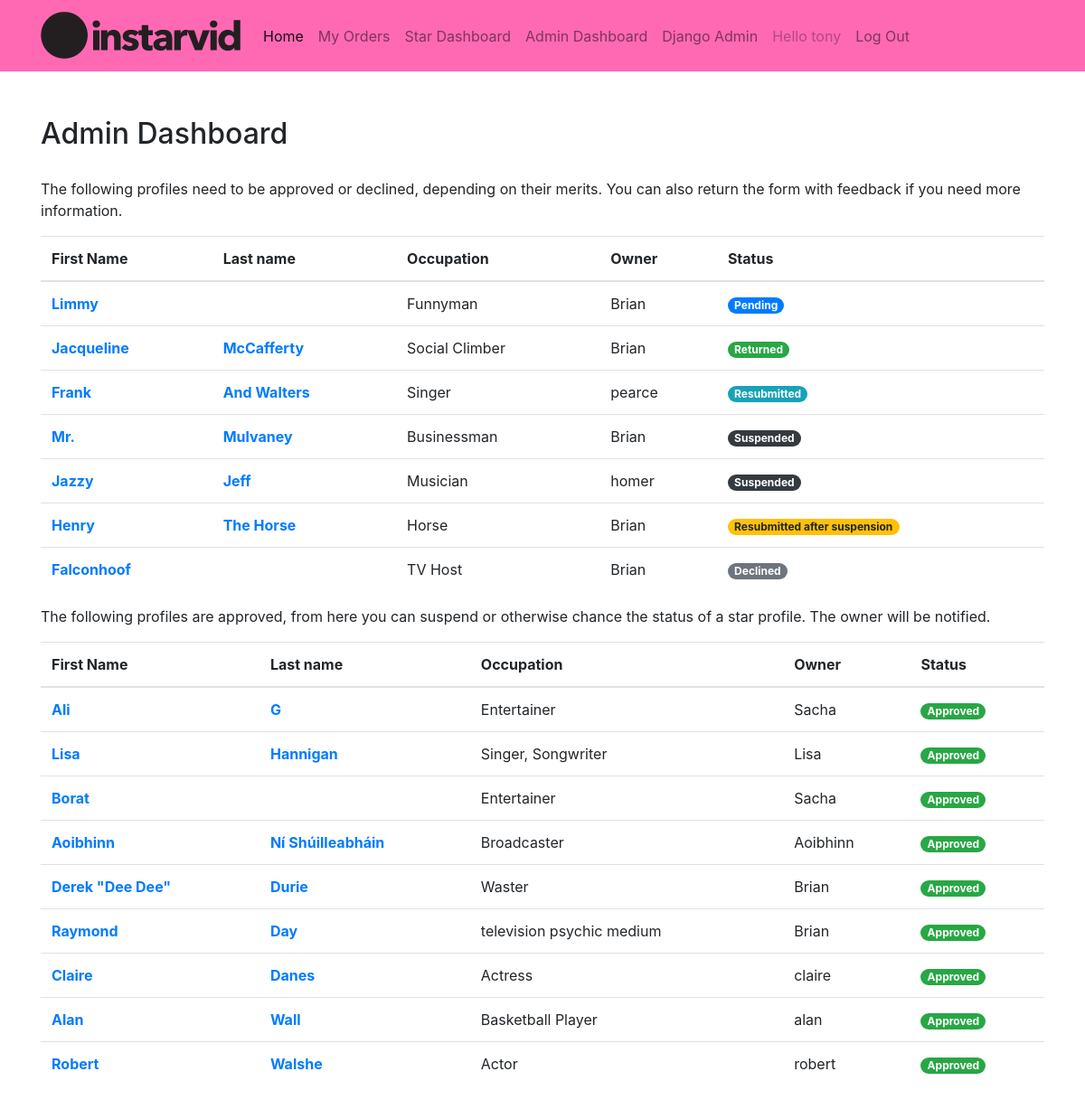
The app's page /admindashboard (signed in) with its own data.
### stars/models.py (models this page shows, shortened)
class Star(models.Model):
    firstname = models.CharField(max_length=32)
    lastname = models.CharField(max_length=32, blank=True)
    price = models.IntegerField()
    occupation = models.CharField(max_length=32)
    owner = models.ForeignKey(User, null=True, blank=True,
                              on_delete=models.SET_NULL, related_name="owned_by")
    username = models.CharField(max_length=32)
    cover = models.ImageField(upload_to='images/')
    application_letter = models.TextField(blank=True)
    STATUS_CHOICES = [
        ('APPROVED', 'Approved'),
        ('RETURNED', 'Returned with request for further details'),
        ('RESUBMITTED', 'Resubmitted'),
        ('SUSPENDED', 'Suspended'),
        ('RESUB_SUSPENDED', 'Resubmitted after being suspended'),
        ('DECLINED', 'Declined'),
        ('RESUB_DECLINED', 'Resubmitted after being declined'),
        ('PENDING', 'Pending'),
    ]
    status = models.CharField(
        max_length=32,
        choices=STATUS_CHOICES,
        default='PENDING',
    )
    reason_for_status_change = models.TextField(blank=True)

### stars/views.py (the view)
# urls.py: path("admindashboard", views.admindashboard, name="admindashboard"),
def admindashboard(request):
    if request.user.is_superuser:
        context = {
            'approved': Star.objects.filter(status="APPROVED"),
            'pending': Star.objects.filter(status="PENDING"),
            'returned':  Star.objects.filter(status="RETURNED"),
            'resubmitted':  Star.objects.filter(status="RESUBMITTED"),
            'suspended':  Star.objects.filter(status="SUSPENDED"),
            'resubsuspended':  Star.objects.filter(status="RESUB_SUSPENDED"),
            'declined':  Star.objects.filter(status="DECLINED"),
            'resubdeclined': Star.objects.filter(status="RESUB_DECLINED"),
        }
        return render(request, 'stars/admindashboard.html', context)
    else:
        return HttpResponse("You do not have the right permissions to view this admin area.")

### stars/templates/stars/admindashboard.html (shortened to what this page needs)
{% extends "stars/layout.html" %}
{% block body %}
<h2>Admin Dashboard</h2>
<p>The following profiles need to be approved or declined, depending on their merits. You can also return the form with feedback if you need more information. </p>
<table class="table">
  <thead>
    <tr>
      <th scope="col">First Name</th>
      <th scope="col">Last name</th>
      <th scope="col">Occupation</th>
      <th scope="col">Owner</th>
      <th scope="col">Status</th>
    </tr>
  </thead>
  <tbody>
    {% for star in pending %}
    <tr>
      <td><a href="/staradmin/{{star.pk}}"><strong>{{star.firstname}}</strong></a></td>
      <td><a href=""><strong>{{star.lastname}}</strong></a></td>
      <td>{{star.occupation}}</td>
      <td>{{star.owner}}</td>
      <td><a href="/staradmin/{{star.pk}}"><span class="badge badge-pill badge-primary" data-toggle="tooltip" data-placement="top" title="To be approved or declined, depending on their merits">Pending</span></a></td>
    </tr>
    {% endfor %}
    {% for star in returned %}
    <tr>
      <td><a href="/staradmin/{{star.pk}}"><strong>{{star.firstname}}</strong></a></td>
      <td><a href="/staradmin/{{star.pk}}"><strong>{{star.lastname}}</strong></a></td>
      <td>{{star.occupation}}</td>
      <td>{{star.owner}}</td>
      <td><a href="/staradmin/{{star.pk}}"><span class="badge badge-pill badge-success" data-toggle="tooltip" data-placement="top" title="Sent back to the owner with additional feedback from us">Returned</span></a></td>
    </tr>
    {% endfor %}
    {% for star in resubmitted %}
    <tr>
      <td><a href="/staradmin/{{star.pk}}"><strong>{{star.firstname}}</strong></a></td>
      <td><a href="/staradmin/{{star.pk}}"><strong>{{star.lastname}}</strong></a></td>
      <td>{{star.occupation}}</td>
      <td>{{star.owner}}</td>
      <td><a href="/staradmin/{{star.pk}}"><span class="badge badge-pill badge-info" data-toggle="tooltip" data-placement="top" title="Resubmitted by the owner in response to our feedback">Resubmitted</span></a></td>
    </tr>
    {% endfor %}
    {% for star in suspended %}
    <tr>
      <td><a href="/staradmin/{{star.pk}}"><strong>{{star.firstname}}</strong></a></td>
      <td><a href="/staradmin/{{star.pk}}"><strong>{{star.lastname}}</strong></a></td>
      <td>{{star.occupation}}</td>
      <td>{{star.owner}}</td>
      <td><a href="/staradmin/{{star.pk}}"><span class="badge badge-pill badge-dark" data-toggle="tooltip" data-placement="top" title="Account suspended for breach of terms or other reasons">Suspended</span></a></td>
    </tr>
    {% endfor %}
    {% for star in resubsuspended %}
    <tr>
      <td><a href="/staradmin/{{star.pk}}"><strong>{{star.firstname}}</strong></a></td>
      <td><a href="/staradmin/{{star.pk}}"><strong>{{star.lastname}}</strong></a></td>
      <td>{{star.occupation}}</td>
      <td>{{star.owner}}</td>
      <td><a href="/staradmin/{{star.pk}}"><span class="badge badge-pill badge-warning" data-toggle="tooltip" data-placement="top" title="Awaiting approval after being resubmitted after a suspension">Resubmitted after suspension</span></a></td>
    </tr>
    {% endfor %}
    {% for star in declined %}
    <tr>
      <td><a href="/staradmin/{{star.pk}}"><strong>{{star.firstname}}</strong></a></td>
      <td><a href="/staradmin/{{star.pk}}"><strong>{{star.lastname}}</strong></a></td>
      <td>{{star.occupation}}</td>
      <td>{{star.owner}}</td>
      <td><a href="/staradmin/{{star.pk}}"><span class="badge badge-pill badge-secondary" data-toggle="tooltip" data-placement="top" title="Profiles that do not meet our criteria">Declined</span></a></td>
    </tr>
    {% endfor %}
  </tbody>
</table>
<p>The following profiles are approved, from here you can suspend or otherwise chance the status of a star profile. The owner will be notified. </p>
<table class="table">
  <thead>
    <tr>
      <th scope="col">First Name</th>
      <th scope="col">Last name</th>
      <th scope="col">Occupation</th>
      <th scope="col">Owner</th>
      <th scope="col">Status</th>
    </tr>
  </thead>
  <tbody>
    {% for star in approved %}
    <tr>
      <td><a href="/staradmin/{{star.pk}}"><strong>{{star.firstname}}</strong></a></td>
      <td><a href="/staradmin/{{star.pk}}"><strong>{{star.lastname}}</strong></a></td>
      <td>{{star.occupation}}</td>
      <td>{{star.owner}}</td>
      <td><a href="/staradmin/{{star.pk}}"><span class="badge badge-pill badge-success" data-toggle="tooltip" data-placement="top" title="Approved">Approved</span></a></td>
    </tr>
    {% endfor %}
  </tbody>
</table
{% endblock %}

### stars/templates/stars/layout.html (shortened to what this page needs)
{% load static %}
<!DOCTYPE html>
<html lang="en">
    <head>
        <link rel="stylesheet" href="https://cdn.jsdelivr.net/npm/bootstrap@4.5.3/dist/css/bootstrap.min.css">
        <link rel="stylesheet" href="{% static 'css/styley.css' %}" />
    </head>
    <body>
      <nav class="navbar navbar-expand-lg navbar-light bg-light" {% if user.is_staff %}style="background-color:hotpink!important"{% endif %}>
        <div class="container">
        <a class="navbar-brand" href="/stars"><img src="{% static '/logo.png' %}" alt="Instarvid Logo"></a>
        <div class="collapse navbar-collapse" id="navbarNav">
          <ul class="navbar-nav">
            <li class="nav-item active">
              <a class="nav-link" href="/">Home <span class="sr-only">(current)</span></a>
            </li>
            {% if user.is_authenticated %}
                <li class="nav-item"><a class="nav-link" href="{% url 'orders' %}">My Orders</a></li>
                        <li class="nav-time"><a class="nav-link" href="{% url 'stardashboard' %}">Star Dashboard</a></li>
                    {% if user.is_staff %}
                        <li class="nav-item"><a class="nav-link" href="{% url 'admindashboard' %}">Admin Dashboard</a></li>
                        <li class="nav-item"><a class="nav-link" href="{% url 'admin:index' %}">Django Admin</a></li>
                    {% endif %}
                <li class="nav-item"><a class="nav-link disabled">Hello {{ user.username }}</a></li>
                <li class="nav-item"><a class="nav-link" href="{% url 'logout' %}">Log Out</a></li>
            {% else %}
                <li class="nav-item"><a class="nav-link" href="{% url 'login' %}">Log In</a></li>
                <li class="nav-item"><a class="nav-link" href="{% url 'signup' %}">Sign Up</a></li>
            {% endif %}
          </ul>
        </div>
      </div>
      </nav>
      <div class="container">
        {% block body %}
        {% endblock %}
        <div class="clearfix" style="height:50px"></div>
    </body>
</html>

### stars/static/css/styley.css (style rules this page uses)
.navbar { margin-bottom: 40px; }
h2 { margin: 50px 0 30px 0; }

### records on screen
Star: firstname "Limmy", occupation "Funnyman", owner "Brian"
Star: firstname "Jacqueline", lastname "McCafferty", occupation "Social Climber", owner "Brian"
Star: firstname "Frank", lastname "And Walters", occupation "Singer", owner "pearce"
Star: firstname "Mr.", lastname "Mulvaney", occupation "Businessman", owner "Brian"
Star: firstname "Jazzy", lastname "Jeff", occupation "Musician", owner "homer"
Star: firstname "Henry", lastname "The Horse", occupation "Horse", owner "Brian"
Star: firstname "Falconhoof", occupation "TV Host", owner "Brian"
Star: firstname "Ali", lastname "G", occupation "Entertainer", owner "Sacha"
Star: firstname "Lisa", lastname "Hannigan", occupation "Singer, Songwriter", owner "Lisa"
Star: firstname "Borat", occupation "Entertainer", owner "Sacha"
Star: firstname "Aoibhinn", lastname "Ní Shúilleabháin", occupation "Broadcaster", owner "Aoibhinn"
Star: firstname "Derek \"Dee Dee\"", lastname "Durie", occupation "Waster", owner "Brian"
Star: firstname "Raymond", lastname "Day", occupation "television psychic medium", owner "Brian"
Star: firstname "Claire", lastname "Danes", occupation "Actress", owner "claire"
Star: firstname "Alan", lastname "Wall", occupation "Basketball Player", owner "alan"
Star: firstname "Robert", lastname "Walshe", occupation "Actor", owner "robert"

### other values on screen
{{ user.username }} "tony"
